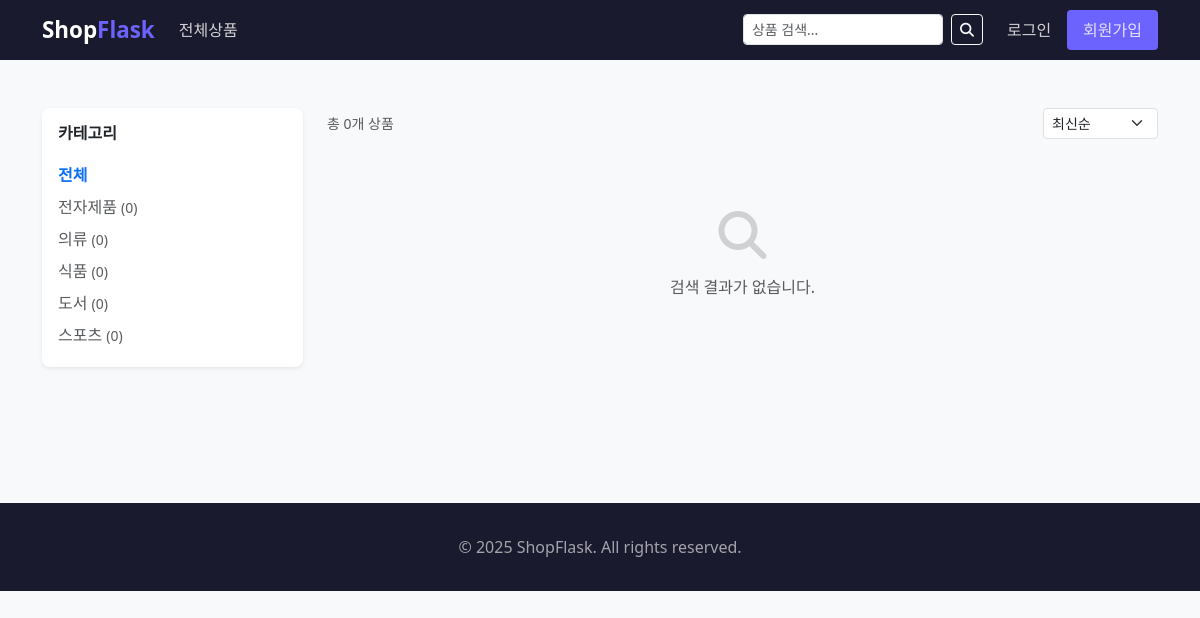
The page /shop on the database as committed earlier.
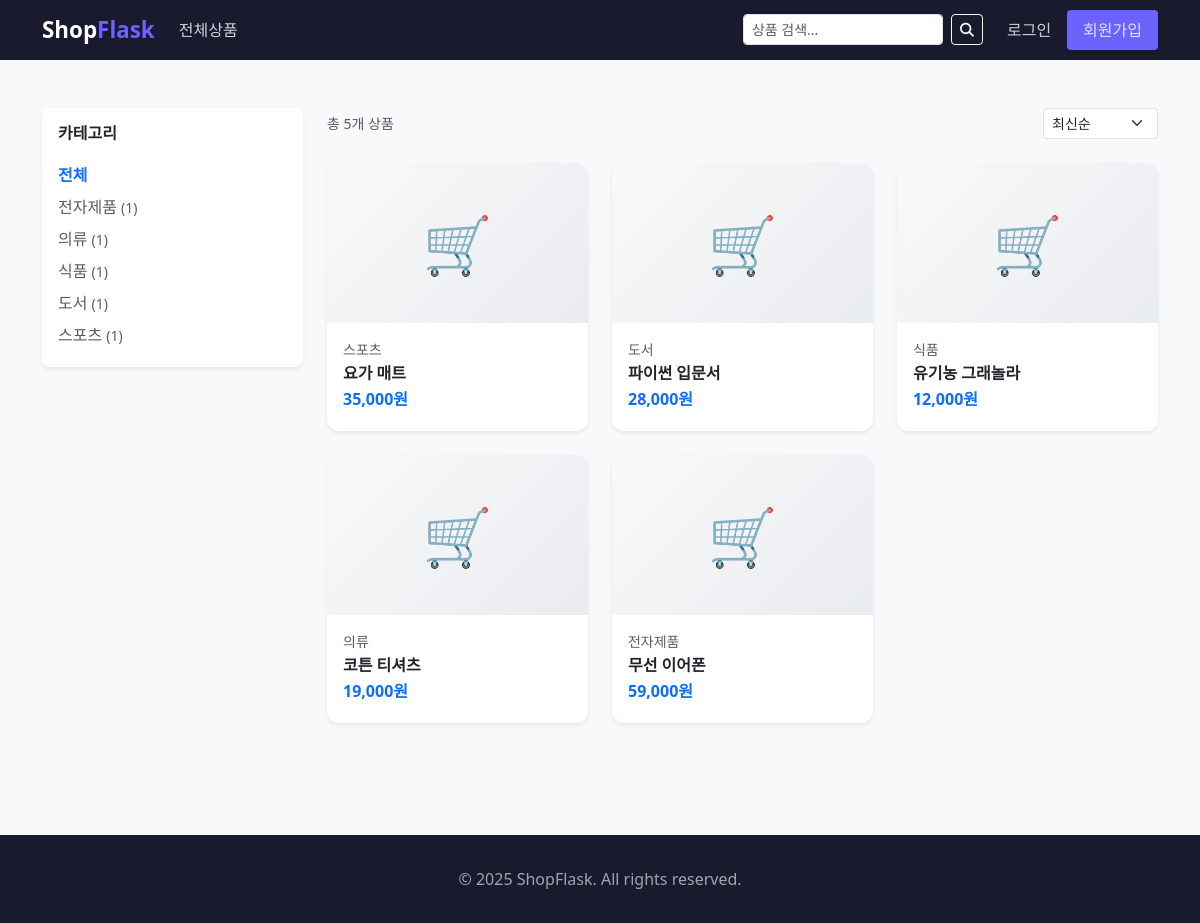
The same page on the database as committed later.
### models/product.py (models this page shows)
class Category(db.Model):
    __tablename__ = 'categories'
    id = db.Column(db.Integer, primary_key=True)
    name = db.Column(db.String(50), unique=True, nullable=False)
    products = db.relationship('Product', backref='category', lazy=True)

class Product(db.Model):
    __tablename__ = 'products'
    id = db.Column(db.Integer, primary_key=True)
    name = db.Column(db.String(100), nullable=False)
    description = db.Column(db.Text)
    price = db.Column(db.Integer, nullable=False)
    stock = db.Column(db.Integer, default=0)
    image = db.Column(db.String(200), default='default.png')
    category_id = db.Column(db.Integer, db.ForeignKey('categories.id'))
    created_at = db.Column(db.DateTime, default=datetime.utcnow)
    order_items = db.relationship('OrderItem', backref='product', lazy=True)
    cart_items = db.relationship('CartItem', backref='product', lazy=True)

### routes/user.py (the view)
@user_bp.route('/shop')
def shop():
    cat_id = request.args.get('category', type=int)
    query_str = request.args.get('q', '').strip()
    sort = request.args.get('sort', 'newest')
    page = request.args.get('page', 1, type=int)
    q = Product.query
    if cat_id:
        q = q.filter_by(category_id=cat_id)
    if query_str:
        q = q.filter(Product.name.ilike(f'%{query_str}%'))
    if sort == 'price_asc':
        q = q.order_by(Product.price.asc())
    elif sort == 'price_desc':
        q = q.order_by(Product.price.desc())
    else:
        q = q.order_by(Product.created_at.desc())
    products = q.paginate(page=page, per_page=12, error_out=False)
    categories = Category.query.all()
    return render_template('user/shop.html', products=products, categories=categories,
                           current_cat=cat_id, query_str=query_str, sort=sort)

### templates/user/shop.html (shortened to what this page needs)
{% extends 'base.html' %}
{% block content %}
<div class="container py-5">
  <div class="row">
    <div class="col-lg-3 mb-4">
      <div class="card border-0 shadow-sm rounded-3 p-3">
        <h6 class="fw-bold mb-3">카테고리</h6>
        <a href="{{ url_for('user.shop', q=query_str, sort=sort) }}" class="d-block py-1 text-decoration-none {% if not current_cat %}fw-bold text-primary{% else %}text-muted{% endif %}">전체</a>
        {% for cat in categories %}
        <a href="{{ url_for('user.shop', category=cat.id, q=query_str, sort=sort) }}" class="d-block py-1 text-decoration-none {% if current_cat == cat.id %}fw-bold text-primary{% else %}text-muted{% endif %}">
          {{ cat.name }} <small class="text-muted">({{ cat.products|length }})</small>
        </a>
        {% endfor %}
      </div>
    </div>
    <div class="col-lg-9">
      <div class="d-flex justify-content-between align-items-center mb-4">
        <div>
          <span class="text-muted small">총 {{ products.total }}개 상품</span>
        </div>
        <form method="get" class="d-flex align-items-center gap-2">
          <select name="sort" class="form-select form-select-sm" onchange="this.form.submit()" style="width:auto">
            <option value="newest" {% if sort=='newest' %}selected{% endif %}>최신순</option>
          </select>
        </form>
      </div>
      {% if products.items %}
      <div class="row g-4">
        {% for product in products.items %}
        <div class="col-6 col-md-4">
          <a href="{{ url_for('user.product_detail', product_id=product.id) }}" class="text-decoration-none text-dark">
            <div class="card border-0 shadow-sm h-100" style="border-radius:12px; transition:.2s; overflow:hidden" onmouseover="this.style.transform='translateY(-4px)'" onmouseout="this.style.transform=''">
              <div style="height:160px; background: linear-gradient(135deg,#f8f9fa,#e9ecef); display:flex; align-items:center; justify-content:center; font-size:3.5rem;">🛒</div>
              <div class="card-body">
                <p class="text-muted small mb-1">{{ product.category.name if product.category else '기타' }}</p>
                <h6 class="fw-bold mb-1">{{ product.name }}</h6>
                <p class="text-primary fw-bold mb-1">{{ "{:,}".format(product.price) }}원</p>
              </div>
            </div>
          </a>
        </div>
        {% endfor %}
      </div>
      {% else %}
      <div class="text-center py-5 text-muted">
        <i class="fas fa-search fa-3x mb-3 opacity-25"></i>
        <p>검색 결과가 없습니다.</p>
      </div>
      {% endif %}
    </div>
  </div>
</div>
{% endblock %}

Rows that differ between the two databases and show on the page:
computed for Category "전자제품": products|length "0" → "1"
computed for Category "의류": products|length "0" → "1"
computed for Category "식품": products|length "0" → "1"
computed for Category "도서": products|length "0" → "1"
computed for Category "스포츠": products|length "0" → "1"
added Product: category "스포츠", name "요가 매트", price "35,000"
added Product: category "도서", name "파이썬 입문서", price "28,000"
added Product: category "식품", name "유기농 그래놀라", price "12,000"
added Product: category "의류", name "코튼 티셔츠", price "19,000"
added Product: category "전자제품", name "무선 이어폰", price "59,000"
Other text that changed with them:
{{ products.total }}: "0" → "5"
text no longer shown: "검색 결과가 없습니다."
